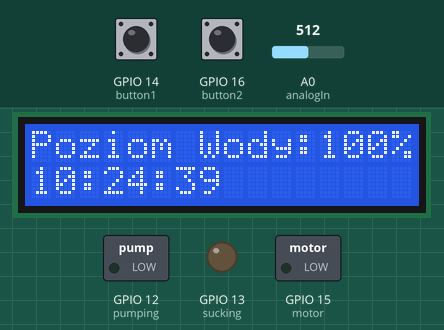
Recording of a sketch running on a simulated ESP8266 (NodeMCU). On the bench: 16×2 character LCD, switched loads named in the sketch (green lamp = pin HIGH), output pins drawn as LEDs (lit = HIGH). Inputs (shaded band) come from the test bench; at power-on: A0 (analogIn) = 512, GPIO 16 (button2) HIGH, GPIO 14 (button1) HIGH. WiFi joins after 1.5 s; servers stay silent unless stated; network time is answered at once with the bench clock; the local clock reads 2024-03-15 10:24:30 at power-on unless the sketch sets it; pins used as bus, display or sensor lines are not drawn; what the sketch prints to the serial monitor is not drawn.

Above: at 10.2 s.
10.3 s: A0 (analogIn) set to 214
At 12.2 s:
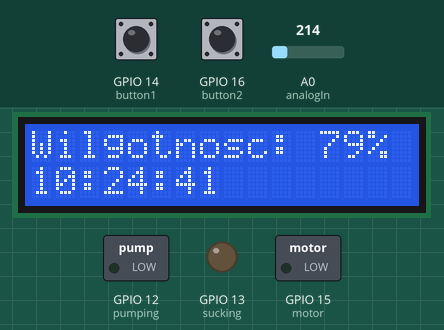
16.7 s: A0 (analogIn) set to 189
At 18.5 s:
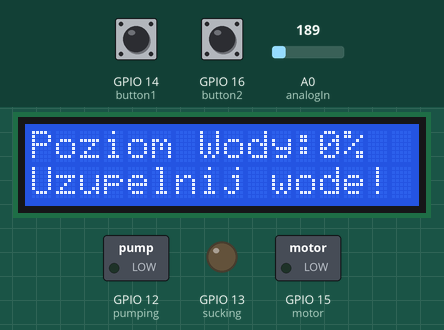
23.1 s: GPIO 16 (button2) pulled LOW for 1 s
At 26.3 s:
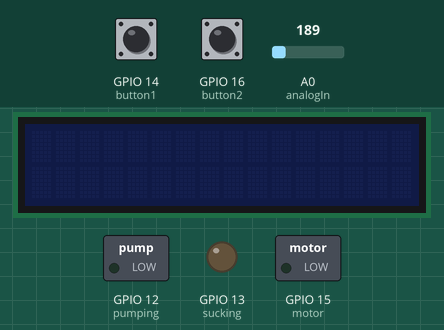
27.4 s: GPIO 16 (button2) pulled LOW for 0.15 s
At 28.5 s:
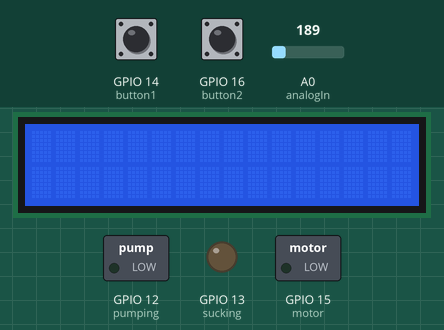
37.1 s: A0 (analogIn) set to 122
At 39.0 s:
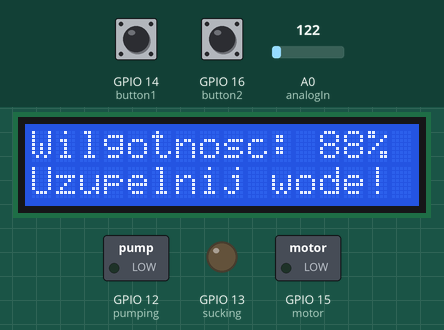
Timing chart, 0 to 40.5 s (numbered marks = the images above; inputs shaded):
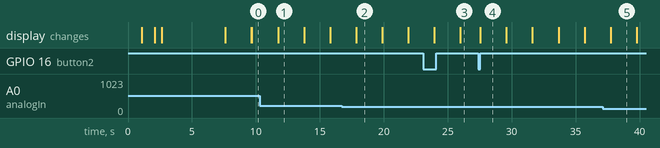

The sketch:

Doniczka.ino
```cpp
#include <Wire.h>
#include <LiquidCrystal_I2C.h>
#include <ESP8266WiFi.h>
#include <ESP8266WebServer.h>
#include <WiFiUdp.h>
#include <NTPClient.h>

const char* ssid = "putYourSSIDHere";
const char* haslo = "putYourPasswordHere";

int minimalHumidityTreshold = 60;

#define button1 14
#define button2 16
#define analogIn A0
#define waterSensor 0
#define humiditySensor 2
#define pumping 12
#define sucking 13
#define motor 15

LiquidCrystal_I2C lcd(0x27,16,2);


const long timezone = 3600 * 2;
int dst = 0;

int wateringDuration = 5 * 1000;
int hour1 = 6;
int hour2 = 21;

char dayOfTheWeek[7][15] = {"Niedziela", "Poniedzialek", "Wtorek", "Sroda", "Czwartek", "Piatek", "Sobota"};

WiFiUDP ntpUDP;
NTPClient timeClient(ntpUDP, "europe.pool.ntp.org", timezone);
ESP8266WebServer server(80);

int hour = 0;
int minute = 0;
int second = 0;

int sensorID = 0;
int waterLevel = 0;
int soilHumidity = 0;
int wasPlantWatered = 0;
int button1Pressed = 0;
int button2Pressed = 0;
int button2Released = 0;
unsigned long timeStartingLoop = 0;
unsigned long timeWatering = 0;


void setup() {
  pinMode(button2, INPUT);
  pinMode(analogIn, INPUT);
  pinMode(button1, INPUT);
  pinMode(waterSensor, OUTPUT);
  pinMode(humiditySensor, OUTPUT);
  pinMode(pumping, OUTPUT);
  pinMode(sucking, OUTPUT);
  pinMode(motor, OUTPUT);

  Serial.begin(115200);
  Wire.begin(4, 5);
  lcd.begin(16, 2);
  lcd.backlight();

  WiFi.begin(ssid, haslo);
  lcd.print("Laczenie z WiFi");
  lcd.setCursor(0, 1);
  int i = 0;
  while (WiFi.status() != WL_CONNECTED){
    delay(1000);
    lcd.print("*");
    i++;
    if (i > 16){
      lcd.clear();
      lcd.print("Brak WiFi");
      lcd.setCursor(0, 1);
      lcd.print("Sprawdz siec");
    }
  }
  lcd.clear();
  lcd.print("WiFi Polaczone");
  timeClient.begin();
  delay(500);
  lcd.clear();

  server.on("/", handle_OnConnect);
  server.onNotFound(handle_NotFound);
  server.begin();

  Serial.println("Twoje IP: ");  Serial.println(WiFi.localIP());
  lcd.print("Twoje IP: ");
  lcd.setCursor(0, 1);
  lcd.print(WiFi.localIP());
  delay(5000);
  lcd.clear();
  //kontrolaCzujnikow();
}

void kontrolaCzujnikow(){
  if((millis() - timeStartingLoop >= 50) && (sensorID == 0)){
    digitalWrite(waterSensor, LOW);
    digitalWrite(humiditySensor, HIGH);
    if (millis() - timeStartingLoop >= 1000){
      lcd.setCursor(0, 0); lcd.print("Poziom Wody:     ");
      int wartoscCzujnika = analogRead(analogIn);
      waterLevel = map(wartoscCzujnika, 200, 500, 0, 100);
      if (waterLevel < 0) {waterLevel = 0;}
      if (waterLevel > 100) {waterLevel = 100;}
      lcd.setCursor(12, 0); lcd.print(waterLevel);
      lcd.print("%");
      timeStartingLoop = millis(); sensorID = 1;
      second ++;
    }
  }
  if((millis() - timeStartingLoop >= 50) && (sensorID == 1)){
    digitalWrite(waterSensor, HIGH);
    digitalWrite(humiditySensor, LOW);
    if (millis() - timeStartingLoop >= 1000){
      lcd.setCursor(0, 0); lcd.print("Wilgotnosc:     ");
      int wartoscCzujnika = analogRead(analogIn);
      soilHumidity = map(wartoscCzujnika, 0, 1023, 100, 0);
      lcd.setCursor(12, 0); lcd.print(soilHumidity);
      lcd.print("%");
      timeStartingLoop = millis(); sensorID = 0;
      second ++;
    }
  }
}

void podlewanie(){
  if (timeWatering == 0){
    digitalWrite(pumping, HIGH);
    digitalWrite(sucking, LOW);
    digitalWrite(motor, HIGH);
    timeWatering = millis();
  }
  if(millis() - timeWatering >= wateringDuration){
    digitalWrite(pumping, LOW);
    digitalWrite(sucking, LOW);
    digitalWrite(motor, LOW);
    timeWatering = 0;
    wasPlantWatered = 1;
    button1Pressed = 0;
  }
}

void ustawianieCzasu(){
  timeClient.update();
  hour = timeClient.getHours();
  minute = timeClient.getMinutes();
  second = timeClient.getSeconds();
}

void loop() {
  if (button2Released == 1){
    lcd.clear();
    lcd.noBacklight();
    digitalWrite(pumping, LOW);
    digitalWrite(sucking, LOW);
    digitalWrite(motor, LOW);
    digitalWrite(waterSensor, HIGH);
    digitalWrite(humiditySensor, HIGH);
    if ((digitalRead(button2) == 0) || (button2Pressed == 1)){
      button2Pressed = 1;
      if (digitalRead(button2) == 1){button2Released = 0; button2Pressed = 0;}
    }
  }
  if (button2Released == 0){
    lcd.backlight();
    while(WiFi.status() != WL_CONNECTED){
      lcd.setCursor(0, 0);
      lcd.print("Ponowne laczenie");
      delay(1000);
      lcd.clear();
      delay(1000);
    }
    for(int i = 0; i <= 20000; i++){
      server.handleClient();
    }
    kontrolaCzujnikow();
    ustawianieCzasu();
    lcd.setCursor(0, 1);
    if (waterLevel > 0){
      lcd.print(hour); lcd.print(":");
      lcd.print(minute); lcd.print(":");
      lcd.print(second); lcd.print("            ");
      if ((digitalRead(button1) == 0) || (button1Pressed == 1)){
        button1Pressed = 1;
        if(digitalRead(button1) == 1){
          podlewanie();
        }
      }
      if ((hour == hour1) || (hour == hour2)){
        if ((wasPlantWatered == 0) && (soilHumidity <= minimalHumidityTreshold)){
          podlewanie();
        }
      }
    }
    if (waterLevel == 0){
      lcd.print("Uzupelnij wode! ");
      digitalWrite(pumping, LOW);
      digitalWrite(sucking, LOW);
      digitalWrite(motor, LOW);
    }
    if ((hour != hour1) && (hour != hour2)){
        wasPlantWatered = 0;
    }
    if ((digitalRead(button2) == 0) || (button2Pressed == 1)){
      button2Pressed = 1;
    if (digitalRead(button2) == 1){button2Released = 1; button2Pressed = 0;}
    }
  }
}

void handle_OnConnect() {
  server.send(200, "text/html", SendHTML());
  Serial.println("Server OK");
}

void handle_NotFound(){
  server.send(404, "text/plain", "Not found");
  Serial.println("Server NOT OK");
}

String SendHTML(){
  String ptr = "<!DOCTYPE html> <html>\n";
  ptr +="<head><meta http-equiv=\"refresh\" content=\"2\", name=\"viewport\" content=\"width=device-width, initial-scale=1.0, user-scalable=no\">\n";
  ptr +="<title>Monitoring doniczki</title>\n";
  ptr +="<style>html { font-family: Helvetica; display: inline-block; margin: 0px auto; text-align: center;}\n";
  ptr +="body{margin-top: 50px;} h1 {color: #444444;margin: 50px auto 30px;}\n";
  ptr +="p {font-size: 24px;color: #444444;margin-bottom: 10px;}\n";
  ptr +="</style>\n";
  ptr +="</head>\n";
  ptr +="<body>\n";
  ptr +="<div id=\"webpage\">\n";
  ptr +="<h1>Monitoring doniczki</h1>\n";

  if(waterLevel > 0){
    ptr +="<p>Poziom Wody: ";
    ptr +=(int)waterLevel;
    ptr +="%</p>";
  }
  else{
    ptr +="<p>Poziom Wody: ";
    ptr +="BRAK, Uzupelnij wode";
  }
  ptr +="<p>Wilgotnosc Gleby: ";
  ptr +=(int)soilHumidity;
  ptr +="%</p>";

  ptr +="</div>\n";
  ptr +="</body>\n";
  ptr +="</html>\n";
  return ptr;
}
```

Measured:
- the behaviour switches between 202 and 201 on A0 (analogIn) (found by bisection; images 1 and 2)
- after the input at 16.7 s, the display: changes after 1.1 s (image 2)
- after the input at 23.1 s, the display: first differs from a run without the input after 2.9 s (image 3)
- after the input at 27.4 s, the display: changes after 0.15 s (image 4)
- after the input at 37.1 s, the display: changes after 0.63 s (image 5)
- what the display in image 1 shows lasts 2.1 s, from 11.7 s to 13.8 s
